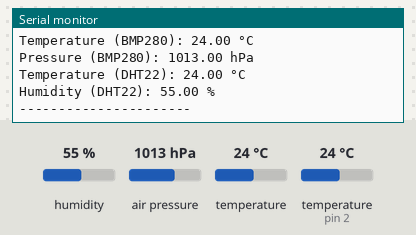
A sketch run on a simulated Arduino Uno, built with avr-gcc and run on an emulated ATmega328P. On the bench: the last lines printed to the serial monitor. The test bench sets the inputs (shaded band); at power-on: humidity 55 %, air pressure 1013 hPa, temperature 24 °C, temperature (sensor on pin 2) 24 °C.

Above: at 2.8 s.
2.9 s: humidity set to 22 %
At 4.3 s:
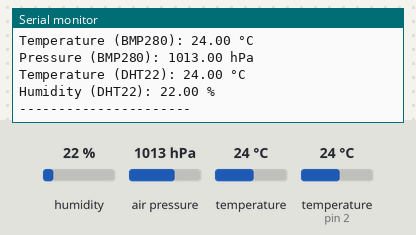
4.4 s: air pressure set to 952 hPa
5.9 s: temperature (sensor 0) set to 12 °C
7.4 s: temperature (sensor on pin 2) set to 12 °C
8.9 s: humidity set to 40 %
At 10.3 s:
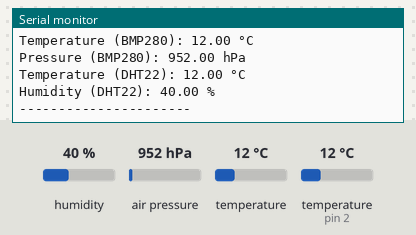
10.4 s: air pressure set to 975 hPa
Timing chart, 0 to 12.9 s (numbered marks = the images above; inputs shaded):
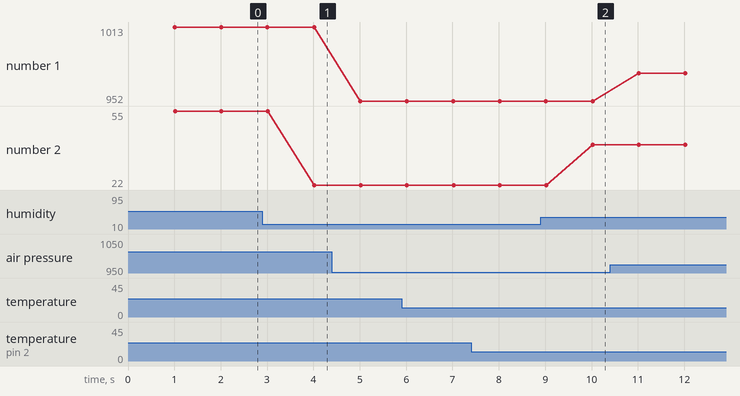

The sketch:

sensor_test.ino
```cpp
#include <Adafruit_BMP280.h>
#include <DHT.h>

Adafruit_BMP280 bmp;

#define DHTPIN 2
#define DHTTYPE DHT22
DHT dht(DHTPIN, DHTTYPE);

unsigned long lastRead = 0;
const long readInterval = 1000;

void setup() {
  Serial.begin(115200);
  dht.begin();

  if (!bmp.begin(0x76)) { // I2C address for BMP280
    Serial.println("BMP280 not found at 0x76!");
    while (1);
  }
  Serial.println("Sensors initialized!");
}

void loop() {
  unsigned long now = millis();
  if (now - lastRead > readInterval) {
    lastRead = now;

    // Read sensors
    float bmpTemp = bmp.readTemperature();            // Temperature from BMP280
    float pressure = bmp.readPressure() / 100.0F;     // Pressure in hPa
    float humidity = dht.readHumidity();              // Humidity from DHT22
    float dhtTemp = dht.readTemperature();            // Temperature from DHT22

    // Check for reading errors
//    if (isnan(humidity) || isnan(bmpTemp) || isnan(pressure)) {
//      Serial.println("Failed to read from sensors!");
//      return;
//    }

    // Print values
    Serial.print("Temperature (BMP280): ");
    Serial.print(bmpTemp);
    Serial.println(" °C");

    Serial.print("Pressure (BMP280): ");
    Serial.print(pressure);
    Serial.println(" hPa");

    Serial.print("Temperature (DHT22): ");
    Serial.print(dhtTemp);
    Serial.println(" °C");

    Serial.print("Humidity (DHT22): ");
    Serial.print(humidity);
    Serial.println(" %");

    Serial.println("----------------------");
  }
}
```

Measured:
- after the input at 2.9 s, the serial monitor: prints a new line after 1.1 s (image 1)
- after the input at 8.9 s, the serial monitor: prints a new line after 1.1 s (image 2)
- plotted number 1: 1013 → 952 after the input at 4.4 s, 952 → 975 after the input at 10.4 s
- plotted number 2: 22 → 40 after the input at 8.9 s
